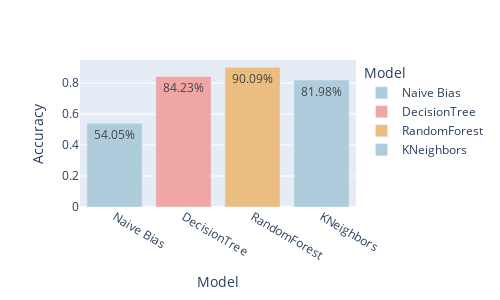

Write notebook code for a chart like this one.
### Code cell
accuracy =[]
model_names =[]

gnb = GaussianNB()
dtree = DecisionTreeClassifier()
rf = RandomForestClassifier(n_estimators= 400,min_samples_split= 5,min_samples_leaf= 1,max_features= 'auto', max_depth= 90,bootstrap= False)
knn = KNeighborsClassifier(n_neighbors=4,metric='minkowski')

models = [gnb,dtree,rf,knn]

for model in models: 
    model.fit(X_train, y_train)
    y_pred = model.predict(X_test)
    accuracy.append(round(accuracy_score(y_test, y_pred),4))

model_names = ['Naive Bias','DecisionTree','RandomForest','KNeighbors']
result_df1 = pd.DataFrame({'Accuracy':accuracy}, index=model_names)
result_df1.reset_index(inplace=True)
result_df1.rename(columns={'index':'Model'}, inplace=True)

fig = px.bar(result_df1, x='Model', y='Accuracy',width=500,height=300,color_discrete_sequence=mycolor,color='Model',
             text=[f'{round(i*100,2)}%' for i in result_df1['Accuracy']])
fig.show()

### Figure 1 — Plotly figure (JSON) as saved in the notebook; plotly's stock layout.template omitted (floating-point values rounded to 4 significant figures)
{"data": [{"alignmentgroup": "True", "hovertemplate": "Model=%{x}<br>Accuracy=%{y}<br>text=%{text}<extra></extra>", "legendgroup": "Naive Bias", "marker": {"color": "#aeccdb", "pattern": {"shape": ""}}, "name": "Naive Bias", "offsetgroup": "Naive Bias", "orientation": "v", "showlegend": true, "text": ["54.05%"], "textposition": "auto", "type": "bar", "x": ["Naive Bias"], "xaxis": "x", "y": [0.5405], "yaxis": "y"}, {"alignmentgroup": "True", "hovertemplate": "Model=%{x}<br>Accuracy=%{y}<br>text=%{text}<extra></extra>", "legendgroup": "DecisionTree", "marker": {"color": "#efa6a5", "pattern": {"shape": ""}}, "name": "DecisionTree", "offsetgroup": "DecisionTree", "orientation": "v", "showlegend": true, "text": ["84.23%"], "textposition": "auto", "type": "bar", "x": ["DecisionTree"], "xaxis": "x", "y": [0.8423], "yaxis": "y"}, {"alignmentgroup": "True", "hovertemplate": "Model=%{x}<br>Accuracy=%{y}<br>text=%{text}<extra></extra>", "legendgroup": "RandomForest", "marker": {"color": "#ebbd81", "pattern": {"shape": ""}}, "name": "RandomForest", "offsetgroup": "RandomForest", "orientation": "v", "showlegend": true, "text": ["90.09%"], "textposition": "auto", "type": "bar", "x": ["RandomForest"], "xaxis": "x", "y": [0.9009], "yaxis": "y"}, {"alignmentgroup": "True", "hovertemplate": "Model=%{x}<br>Accuracy=%{y}<br>text=%{text}<extra></extra>", "legendgroup": "KNeighbors", "marker": {"color": "#aeccdb", "pattern": {"shape": ""}}, "name": "KNeighbors", "offsetgroup": "KNeighbors", "orientation": "v", "showlegend": true, "text": ["81.98%"], "textposition": "auto", "type": "bar", "x": ["KNeighbors"], "xaxis": "x", "y": [0.8198], "yaxis": "y"}], "layout": {"barmode": "relative", "height": 300, "legend": {"title": {"text": "Model"}, "tracegroupgap": 0}, "margin": {"t": 60}, "width": 500, "xaxis": {"anchor": "y", "categoryarray": ["Naive Bias", "DecisionTree", "RandomForest", "KNeighbors"], "categoryorder": "array", "domain": [0, 1], "title": {"text": "Model"}}, "yaxis": {"anchor": "x", "domain": [0, 1], "title": {"text": "Accuracy"}}}}
